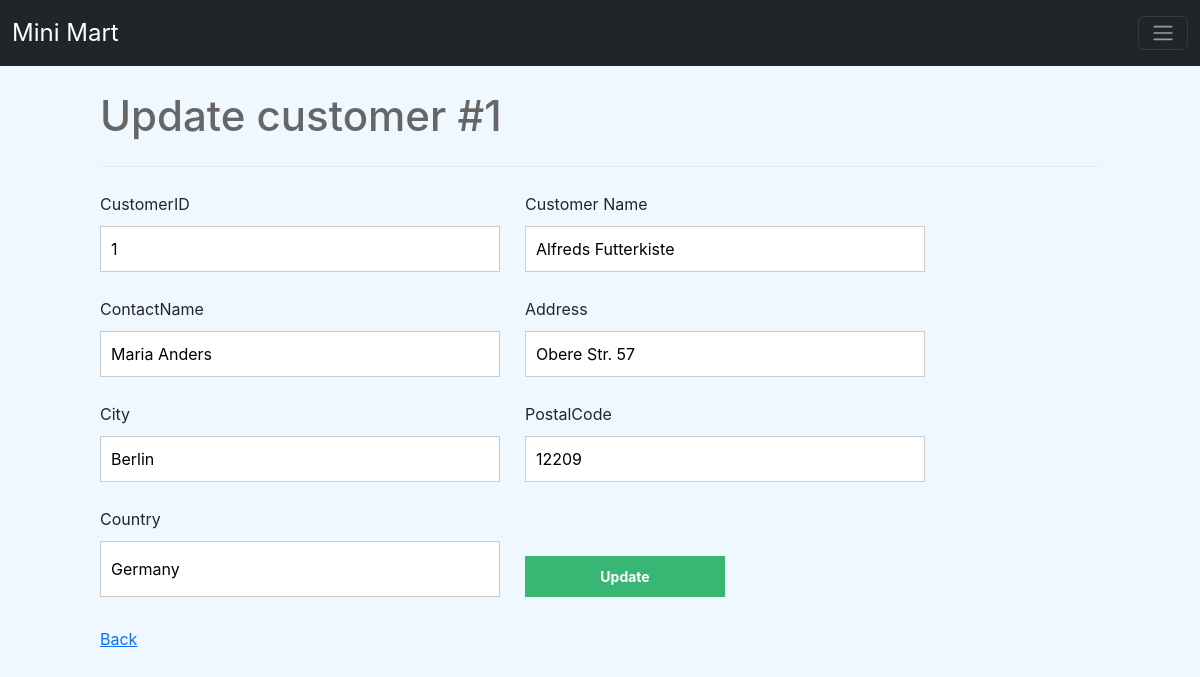
Page /Customer/update.php?CustomerID=1 on the committed database.
### tables this page shows
CREATE TABLE `customer` (
  `CustomerID` int(11) NOT NULL,
  `CustomerName` varchar(50) NOT NULL,
  `ContactName` varchar(50) NOT NULL,
  `Address` varchar(50) NOT NULL,
  `City` varchar(50) NOT NULL,
  `PostalCode` int(50) NOT NULL,
  `Country` varchar(50) NOT NULL
);

### Customer/update.php (the view, shortened to what this page needs)
<?php
include 'function.php';
$pdo = pdo_connect_mysql();
if (isset($_GET['CustomerID'])) {
    $stmt = $pdo->prepare('SELECT * FROM customer WHERE CustomerID = ?');
    $stmt->execute([$_GET['CustomerID']]);
    $customer = $stmt->fetch(PDO::FETCH_ASSOC);
} else {
    exit('No ID specified!');
}
?>
<?=template_header('Read')?>
<div class="content update">
	<h2>Update customer #<?=$customer['CustomerID']?></h2>
    <form action="../Customer/update.php?CustomerID=<?=$customer['CustomerID']?>" method="post">
        <label for="CustomerID">CustomerID </label>
        <label for="CustomerName">Customer Name</label>
        <input type="text" name="CustomerID" placeholder="1" value="<?=$customer['CustomerID']?>" CustomerID ="CustomerID ">
        <input type="text" name="CustomerName" placeholder="" value="<?=$customer['CustomerName']?>" CustomerID ="CustomerName">
        <label for="ContactName">ContactName</label>
        <label for="Address">Address</label>
        <input type="text" name="ContactName" placeholder="" value="<?=$customer['ContactName']?>" CustomerID ="ContactName">
        <input type="text" name="Address" placeholder="" value="<?=$customer['Address']?>" CustomerID ="Address">
        <label for="City">City</label>
        <label for="PostalCode">PostalCode</label>
        <input type="text" name="City" placeholder="" value="<?=$customer['City']?>" CustomerID ="City">
        <input type="text" name="PostalCode" placeholder="" value="<?=$customer['PostalCode']?>" CustomerID ="PostalCode">
        <label for="Country">Country</label>
        <label for="Country"></label>
        <input type="text" name="Country" placeholder="" value="<?=$customer['Country']?>" CustomerID ="Country">
        <input type="submit" value="Update">
    </form>
    <a href="../Customer/read.php" onclick="window.history.back();">Back</a>
</div>
<?=template_footer()?>

### Customer/style.css (style rules this page uses)
* { box-sizing: border-box; font-family: -apple-system, BlinkMacSystemFont, "segoe ui", roboto, oxygen, ubuntu, cantarell, "fira sans", "droid sans", "helvetica neue", Arial, sans-serif; font-size: 16px; -webkit-font-smoothing: antialiased; -moz-osx-font-smoothing: grayscale; }
body { background-color: #FFFFFF; margin: 0; }
.content { width: 1000px; margin: 0 auto; }
.content h2 { margin: 0; padding: 25px 0; font-size: 42px; border-bottom: 1px solid #ebebeb; color: #666666; }
.update form { padding: 15px 0; display: flex; flex-flow: wrap; }
.update form label { display: inline-flex; width: 400px; padding: 10px 0; margin-right: 25px; }
.update form input { padding: 10px; width: 400px; margin-right: 25px; margin-bottom: 15px; border: 1px solid #cccccc; }
.update form input[type="submit"] { display: block; background-color: #38b673; border: 0; font-weight: bold; font-size: 14px; color: #FFFFFF; cursor: pointer; width: 200px; margin-top: 15px; }

### Customer/function.php (style rules this page uses)
body { background-color: #f0f8ff; }

### rows in the picture
customer: CustomerID "1", CustomerName "Alfreds Futterkiste", ContactName "Maria Anders", Address "Obere Str. 57", City "Berlin", PostalCode "12209", Country "Germany"
